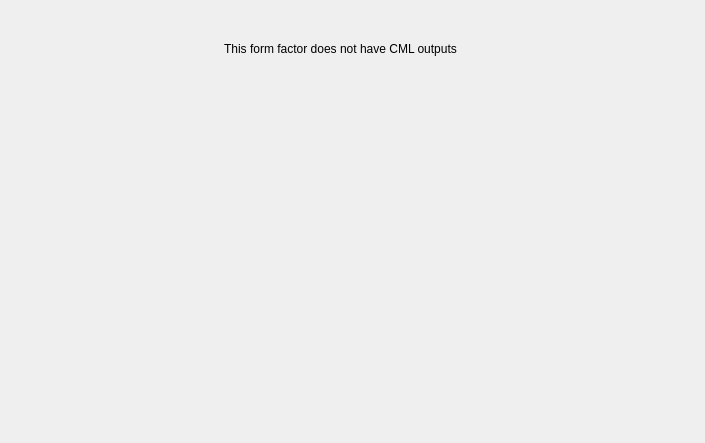
<?xml version="1.0" encoding="UTF-8"?>
<ui version="4.0">
 <class>Form</class>
 <widget class="QWidget" name="Form">
  <property name="geometry">
   <rect>
    <x>0</x>
    <y>0</y>
    <width>705</width>
    <height>443</height>
   </rect>
  </property>
  <property name="windowTitle">
   <string>Form</string>
  </property>
  <widget class="QLabel" name="label">
   <property name="geometry">
    <rect>
     <x>190</x>
     <y>40</y>
     <width>301</width>
     <height>17</height>
    </rect>
   </property>
   <property name="text">
    <string>This form factor does not have CML outputs</string>
   </property>
   <property name="alignment">
    <set>Qt::AlignCenter</set>
   </property>
  </widget>
 </widget>
 <resources/>
 <connections/>
</ui>
